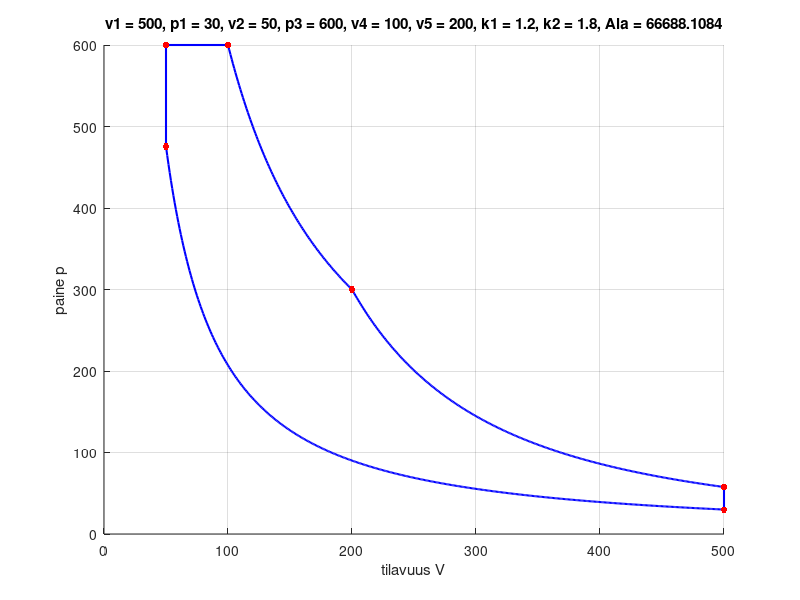

Write the MATLAB code that produced this figure.
clear
close all
format long

% v1 = 500, p1 = 30
v_1 = 500, p_1 = 30
% v2 = 50, p2 = 475.4679577
v_2 = 50, p_2 = 475.4679577
% v3 = 50, p3 = 600
v_3 = 50, p_3 = 600
% v4 = 100, p4 = 600
v_4 = 100, p_4 = 600
% v5 = 200, p5 = 300
v_5 = 200, p_5 = 300
% v6 = 500, p6 = 57.65397283
v_6 = 500, p_6 = 57.65397283
% k1 = 1.2 k2 = 1.8
k_1 = 1.2, k_2 = 1.8



% v2 - v4  | p_3 - p1 * (v1 / v2) ^ k1
sum1 = (v_4^k_1*((k_1-1)*p_3*v_2^k_1*v_4+(1-k_1)*p_3*v_2^(k_1+1)-p_1*v_1^k_1*v_2)+p_1*v_1^k_1*v_2^k_1*v_4)/((k_1-1)*v_2^k_1*v_4^k_1)
% v4 - v5 | p4 * (v4 / v5) - p1 * (v1 / v2) ^ k1
sum2 = ((k_1-1)*p_4*v_4^(k_1+1)*v_5^k_1*log(v_5)+((1-k_1)*p_4*v_4^(k_1+1)*log(v_4)-p_1*v_1^k_1*v_4)*v_5^k_1+p_1*v_1^k_1*v_4^k_1*v_5)/((k_1-1)*v_4^k_1*v_5^k_1)
% v5 - v1 |  p5 * (v5 / v6) ^ k2 - p1 * (v1 / v2) ^ k1

sum3 = -((k_1-1)*p_5*v_1*v_5^(k_2+k_1)+v_5^k_1*((1-k_1)*p_5*v_1^k_2*v_5+(1-k_2)*p_1*v_1^(k_2+1))+(k_2-1)*p_1*v_1^(k_2+k_1)*v_5)/((k_1-1)*(k_2-1)*v_1^k_2*v_5^k_1)

% Area of the drawing
area = sum1 + sum2 + sum3

% Graph

figure(1)
hold on
x = v_5:1:v_6
y = @(x) p_5 .* (v_5 ./ x) .^ (k_2)
plot(x, y(x), 'b', 'linewidth', 1.5)

x_1 = v_2:1:v_6
y_1 = @(x_1) p_1 .* (v_1 ./ x_1) .^ (k_1)
plot(x_1, y_1(x_1), 'b', 'linewidth', 1.5)

x_2 = v_4:1:v_5
y_2 = @(x_2) p_4 .* (v_4 ./ x_2)
plot(x_2, y_2(x_2), 'b', 'linewidth', 1.5)


plot([v_1, v_6], [p_1, p_6], 'b', 'linewidth', 1.5)
plot([v_3, v_4], [p_3, p_4], 'b', 'linewidth', 1.5)
plot([v_2, v_3], [p_2, p_3], 'b', 'linewidth', 1.5)

plot(v_1, p_1, 'r.', 'markersize', 15)
plot(v_2, p_2, 'r.', 'markersize', 15)
plot(v_3, p_3, 'r.', 'markersize', 15)
plot(v_4, p_4, 'r.', 'markersize', 15)
plot(v_5, p_5, 'r.', 'markersize', 15)
plot(v_6, p_6, 'r.', 'markersize', 15)

xlabel('tilavuus V')
ylabel('paine p')
title(['v1 = ',num2str(v_1),', p1 = ',num2str(p_1), ', v2 = ', num2str(v_2), ', p3 = ', num2str(p_3), ', v4 = ', num2str(v_4), ', v5 = ', num2str(v_5), ', k1 = ', num2str(k_1), ', k2 = ', num2str(k_2), ', Ala = ', num2str(area)])
grid
hold off
